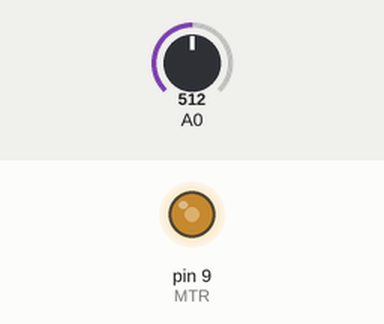
The sketch below on a simulated Arduino Uno, built with avr-gcc and run on an emulated ATmega328P. Parts: output pins drawn as LEDs (lit = HIGH). The test bench sets the inputs (shaded band); at power-on: A0 = 512.

Above: at 1.2 s.
1.3 s: A0 set to 716
At 2.1 s:
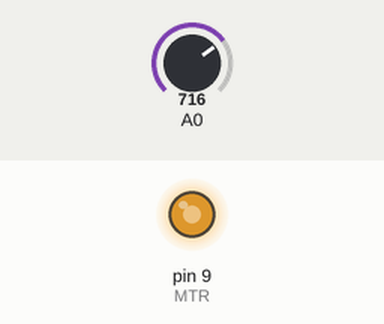
2.8 s: A0 set to 900
At 3.3 s:
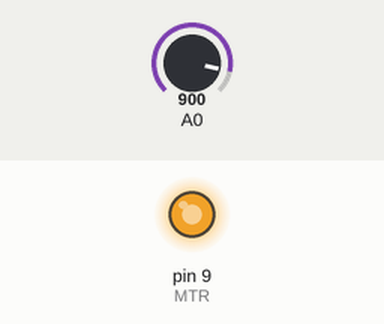
4.3 s: A0 set to 122
At 5.5 s:
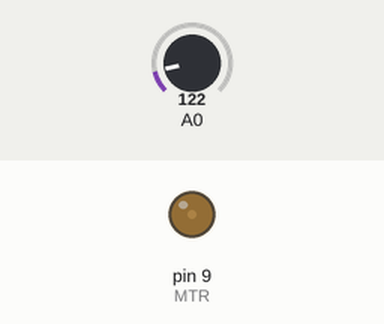
5.8 s: A0 set to 0
At 6.7 s:
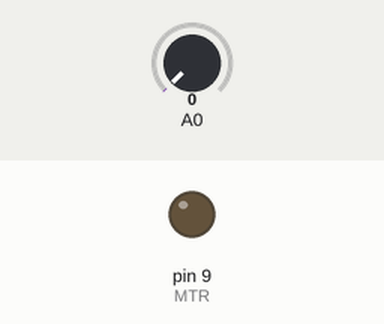
7.3 s: A0 set to 511
At 7.9 s:
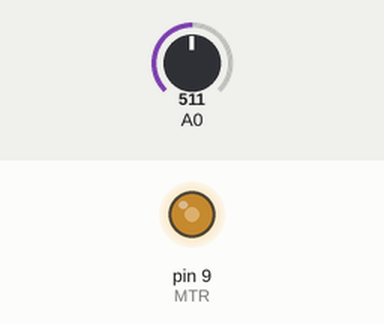
Timing chart, 0 to 9.8 s (numbered marks = the images above; inputs shaded):
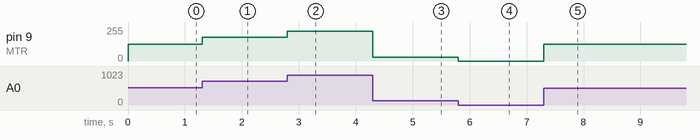

Measured:
- after the input at 1.3 s, pin 9 (MTR): 127/255 → 178/255 at once
- after the input at 2.8 s, pin 9 (MTR): 178/255 → 224/255 at once
- after the input at 4.3 s, pin 9 (MTR): 224/255 → 30/255 at once
- after the input at 5.8 s, pin 9 (MTR): 30/255 → 0/255 at once
- after the input at 7.3 s, pin 9 (MTR): 0/255 → 127/255 at once

The sketch:

Motor_Speed_Control.ino
```cpp
int POT = A0;
int MTR = 9;
int A_Readings,results;


void setup()
{
pinMode(MTR, OUTPUT);
}

void loop()
{
  A_Readings = analogRead(A0);

  results = map(A_Readings,0,1024,0,255);

  analogWrite(MTR,results);

}
```
